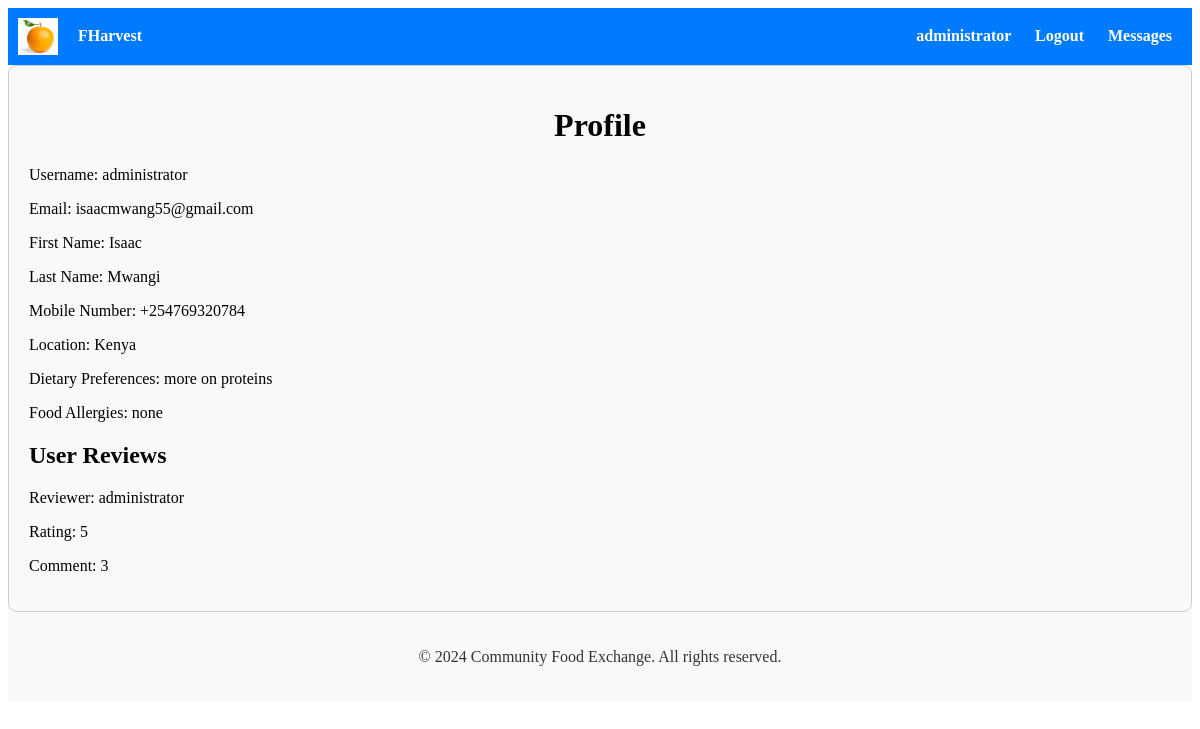
/accounts/profile/ (signed in), run on the app's committed database.
### accounts/models.py (models this page shows, shortened)
class Profile(models.Model):
    user = models.OneToOneField(User, on_delete=models.CASCADE)
    location = models.CharField(max_length=100)
    dietary_preferences = models.CharField(max_length=200)
    food_allergies = models.CharField(max_length=200)
    email = models.EmailField(blank=True, null=True)
    first_name = models.CharField(max_length=100, default=timezone.now)  # Default value set to current date and time
    last_name = models.CharField(max_length=100, blank=True)
    mobile_number = models.CharField(max_length=15, blank=True)

### ratings_reviews/models.py (models this page shows)
class Review(models.Model):
    reviewed_user = models.ForeignKey(User, on_delete=models.CASCADE)
    reviewer = models.ForeignKey(User, on_delete=models.CASCADE, related_name='given_reviews')
    rating = models.IntegerField(choices=[(i, i) for i in range(1, 6)])
    comment = models.TextField(blank=True)
    created_at = models.DateTimeField(auto_now_add=True)
    published = models.BooleanField(default=False)

### accounts/views.py (the view)
# urls.py: path('profile/', profile, name='profile'),
@login_required
def profile(request):
    try:
        profile = Profile.objects.get(user=request.user)
        user_reviews = Review.objects.filter(reviewed_user=request.user)
    except Profile.DoesNotExist:
        return redirect('profile_create')  # Redirect to profile creation if profile doesn't exist
    return render(request, 'accounts/profile.html', {'profile': profile, 'user_reviews': user_reviews})

### accounts/templates/accounts/profile.html
{% extends 'accounts/base.html' %}
{% block content %}
    <h1>Profile</h1>
    {% if profile %}
        <p>Username: {{ profile.user.username }}</p>
        <p>Email: {{ profile.email }}</p>
        <p>First Name: {{ profile.first_name }}</p>
        <p>Last Name: {{ profile.last_name }}</p>
        <p>Mobile Number: {{ profile.mobile_number }}</p>
        <p>Location: {{ profile.location }}</p>
        <p>Dietary Preferences: {{ profile.dietary_preferences }}</p>
        <p>Food Allergies: {{ profile.food_allergies }}</p>
        <h2>User Reviews</h2>
        <div class="user-reviews">
            {% if user_reviews %}
                {% for review in user_reviews %}
                    <div class="review">
                        <p>Reviewer: {{ review.reviewer.username }}</p>
                        <p>Rating: {{ review.rating }}</p>
                        <p>Comment: {{ review.comment }}</p>
                    </div>
                {% endfor %}
            {% else %}
                <p>No reviews found.</p>
            {% endif %}
        </div>
    {% else %}
        <p>No profile found for the current user.</p>
        <a href="{% url 'profile_create' %}">Create Profile</a>
    {% endif %}
{% endblock %}

### accounts/templates/accounts/base.html (shortened to what this page needs)
{% load static %}
<!DOCTYPE html>
<html lang="en">
<head>
    <link rel="stylesheet" type="text/css" href="{% static 'css/style.css' %}">
    <link href="https://cdn.jsdelivr.net/npm/bootstrap-icons@1.11.3/font/bootstrap-icons.css" rel="stylesheet">
    <link rel="stylesheet" href="{% static 'path/to/compiled/bootstrap-icons.css' %}">
</head>
<body>
    <nav>
        <div class="brand-name">
            <img src="{% static 'logo.png' %}" alt="Logo" class="logo">
            <a href="{% url 'home' %}" style="color: inherit; text-decoration: none;">
                FHarvest
            </a>
        </div>
        <div class="nav-links">
            {% if user.is_authenticated %}
            <a href="{% url 'profile_update' %}">
                <span class="username">{{ user.username }}</span>
            </a>
            <a href="{% url 'logout' %}">Logout</a>
            <a href="{% if latest_conversation_id %}{% url 'conversation_detail' latest_conversation_id %}{% else %}{% url 'conversation_list' %}{% endif %}">
                Messages {% if unread_messages_count %}<span class="badge">{{ unread_messages_count }}</span>{% endif %}
            </a>
            {% else %}
            <a href="{% url 'login' %}">Login</a>
            <a href="{% url 'signup' %}">Signup</a>
            {% endif %}
        </div>
    </nav>
    <div class="container">
        {% block content %}
        {% endblock %}
    </div>
    <footer>
        <p>© 2024 Community Food Exchange. All rights reserved.</p>
    </footer>
</body>
</html>

### accounts/static/css/style.css (style rules this page uses)
.container { max-width: 1200px; margin: 0 auto; padding: 20px; }
.brand-name { display: flex; align-items: center; }
.logo { width: 50px; margin-right: 10px; }
.container { max-width: 800px; margin: 0 auto; }
.container { max-width: 800px; margin: 20px auto; padding: 20px; border: 1px solid #ccc; border-radius: 8px; background-color: #f9f9f9; }
.container h1 { text-align: center; }

### accounts/templates/accounts/base.html (style rules this page uses)
nav { background-color: #007bff; color: #fff; padding: 10px; display: flex; justify-content: space-between; align-items: center; }
nav a { color: #fff; text-decoration: none; margin: 0 10px; font-weight: bold; }
.brand-name { cursor: pointer; display: flex; align-items: center; }
.logo { width: 40px; height: auto; margin-right: 10px; }
footer { background-color: #f8f9fa; color: #333; padding: 20px; text-align: center; }
.container { max-width: 100%; margin: 0 auto; padding: 20px; box-sizing: border-box; }

### data on the page
Profile: user.username "administrator", email "isaacmwang55@gmail.com", first_name "Isaac", last_name "Mwangi", mobile_number "+254769320784", location "Kenya", dietary_preferences "more on proteins", food_allergies "none"
Review: reviewer.username "administrator", rating "5", comment "3"

### other printed values
{{ user.username }} "administrator"
